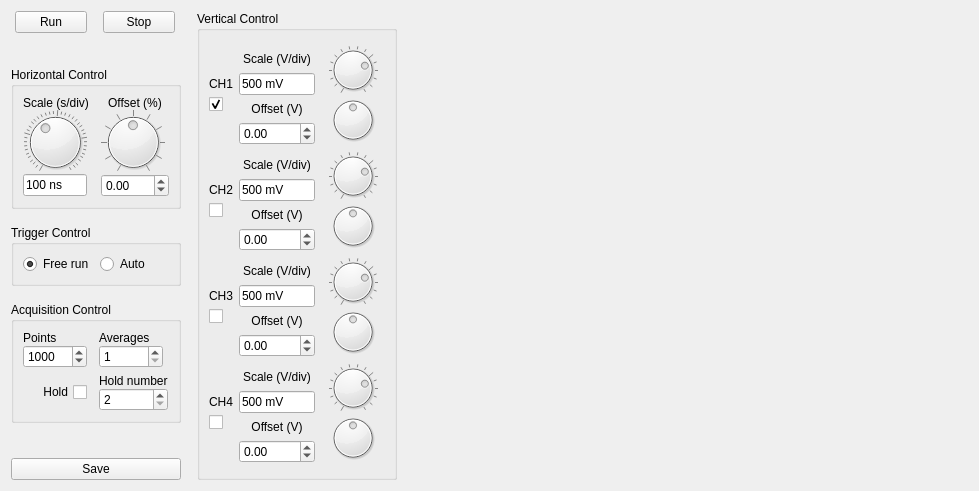
<?xml version="1.0" encoding="UTF-8"?>
<ui version="4.0">
 <class>Oscilloscope</class>
 <widget class="QWidget" name="Oscilloscope">
  <property name="geometry">
   <rect>
    <x>0</x>
    <y>0</y>
    <width>979</width>
    <height>491</height>
   </rect>
  </property>
  <property name="windowTitle">
   <string>Oscilloscope - Virtual Telecom Lab</string>
  </property>
  <layout class="QGridLayout" name="gridLayout">
   <item row="0" column="0">
    <layout class="QHBoxLayout" name="horizontalLayout">
     <property name="spacing">
      <number>16</number>
     </property>
     <property name="topMargin">
      <number>0</number>
     </property>
     <item>
      <layout class="QVBoxLayout" name="verticalLayout_9">
       <property name="sizeConstraint">
        <enum>QLayout::SetMinimumSize</enum>
       </property>
       <property name="leftMargin">
        <number>0</number>
       </property>
       <item>
        <layout class="QHBoxLayout" name="horizontalLayout_2">
         <property name="spacing">
          <number>12</number>
         </property>
         <property name="sizeConstraint">
          <enum>QLayout::SetMinimumSize</enum>
         </property>
         <property name="leftMargin">
          <number>0</number>
         </property>
         <property name="rightMargin">
          <number>0</number>
         </property>
         <item>
          <widget class="QPushButton" name="startBut">
           <property name="sizePolicy">
            <sizepolicy hsizetype="Minimum" vsizetype="Fixed">
             <horstretch>0</horstretch>
             <verstretch>0</verstretch>
            </sizepolicy>
           </property>
           <property name="minimumSize">
            <size>
             <width>0</width>
             <height>0</height>
            </size>
           </property>
           <property name="maximumSize">
            <size>
             <width>72</width>
             <height>16777215</height>
            </size>
           </property>
           <property name="text">
            <string>Run</string>
           </property>
          </widget>
         </item>
         <item>
          <widget class="QPushButton" name="stopBut">
           <property name="sizePolicy">
            <sizepolicy hsizetype="Minimum" vsizetype="Fixed">
             <horstretch>0</horstretch>
             <verstretch>0</verstretch>
            </sizepolicy>
           </property>
           <property name="minimumSize">
            <size>
             <width>0</width>
             <height>0</height>
            </size>
           </property>
           <property name="maximumSize">
            <size>
             <width>72</width>
             <height>16777215</height>
            </size>
           </property>
           <property name="text">
            <string>Stop</string>
           </property>
          </widget>
         </item>
        </layout>
       </item>
       <item>
        <spacer name="verticalSpacer_9">
         <property name="orientation">
          <enum>Qt::Vertical</enum>
         </property>
         <property name="sizeHint" stdset="0">
          <size>
           <width>20</width>
           <height>40</height>
          </size>
         </property>
        </spacer>
       </item>
       <item>
        <widget class="QGroupBox" name="groupBox">
         <property name="sizePolicy">
          <sizepolicy hsizetype="Minimum" vsizetype="Preferred">
           <horstretch>0</horstretch>
           <verstretch>0</verstretch>
          </sizepolicy>
         </property>
         <property name="title">
          <string>Horizontal Control</string>
         </property>
         <layout class="QGridLayout" name="gridLayout_2">
          <property name="horizontalSpacing">
           <number>12</number>
          </property>
          <property name="verticalSpacing">
           <number>0</number>
          </property>
          <item row="1" column="0">
           <widget class="QDial" name="hscaleDial">
            <property name="sizePolicy">
             <sizepolicy hsizetype="Minimum" vsizetype="Minimum">
              <horstretch>0</horstretch>
              <verstretch>0</verstretch>
             </sizepolicy>
            </property>
            <property name="maximumSize">
             <size>
              <width>64</width>
              <height>64</height>
             </size>
            </property>
            <property name="maximum">
             <number>39</number>
            </property>
            <property name="value">
             <number>15</number>
            </property>
            <property name="notchTarget">
             <double>1.000000000000000</double>
            </property>
            <property name="notchesVisible">
             <bool>true</bool>
            </property>
           </widget>
          </item>
          <item row="0" column="0">
           <widget class="QLabel" name="label">
            <property name="text">
             <string>Scale (s/div)</string>
            </property>
            <property name="alignment">
             <set>Qt::AlignCenter</set>
            </property>
           </widget>
          </item>
          <item row="0" column="1">
           <widget class="QLabel" name="label_2">
            <property name="text">
             <string>Offset (%)</string>
            </property>
            <property name="alignment">
             <set>Qt::AlignCenter</set>
            </property>
           </widget>
          </item>
          <item row="1" column="1">
           <widget class="QDial" name="hoffsetDial">
            <property name="sizePolicy">
             <sizepolicy hsizetype="Minimum" vsizetype="Minimum">
              <horstretch>0</horstretch>
              <verstretch>0</verstretch>
             </sizepolicy>
            </property>
            <property name="maximumSize">
             <size>
              <width>64</width>
              <height>64</height>
             </size>
            </property>
            <property name="minimum">
             <number>-1000</number>
            </property>
            <property name="maximum">
             <number>1000</number>
            </property>
            <property name="singleStep">
             <number>10</number>
            </property>
            <property name="pageStep">
             <number>100</number>
            </property>
            <property name="notchTarget">
             <double>10.000000000000000</double>
            </property>
            <property name="notchesVisible">
             <bool>true</bool>
            </property>
           </widget>
          </item>
          <item row="2" column="0">
           <widget class="QLineEdit" name="hscaleInd">
            <property name="sizePolicy">
             <sizepolicy hsizetype="Minimum" vsizetype="Fixed">
              <horstretch>0</horstretch>
              <verstretch>0</verstretch>
             </sizepolicy>
            </property>
            <property name="maximumSize">
             <size>
              <width>64</width>
              <height>16777215</height>
             </size>
            </property>
            <property name="text">
             <string>100 ns</string>
            </property>
            <property name="readOnly">
             <bool>true</bool>
            </property>
           </widget>
          </item>
          <item row="2" column="1">
           <widget class="QDoubleSpinBox" name="hoffsetSpin">
            <property name="keyboardTracking">
             <bool>false</bool>
            </property>
            <property name="minimum">
             <double>-100.000000000000000</double>
            </property>
            <property name="maximum">
             <double>100.000000000000000</double>
            </property>
           </widget>
          </item>
         </layout>
        </widget>
       </item>
       <item>
        <widget class="QGroupBox" name="groupBox_2">
         <property name="sizePolicy">
          <sizepolicy hsizetype="Minimum" vsizetype="Preferred">
           <horstretch>0</horstretch>
           <verstretch>0</verstretch>
          </sizepolicy>
         </property>
         <property name="title">
          <string>Trigger Control</string>
         </property>
         <layout class="QGridLayout" name="gridLayout_3">
          <item row="0" column="0">
           <widget class="QRadioButton" name="triggerfreeRadio">
            <property name="text">
             <string>Free run</string>
            </property>
            <property name="checked">
             <bool>true</bool>
            </property>
           </widget>
          </item>
          <item row="0" column="1">
           <widget class="QRadioButton" name="triggerautoRadio">
            <property name="text">
             <string>Auto</string>
            </property>
           </widget>
          </item>
         </layout>
        </widget>
       </item>
       <item>
        <widget class="QGroupBox" name="groupBox_3">
         <property name="sizePolicy">
          <sizepolicy hsizetype="Minimum" vsizetype="Preferred">
           <horstretch>0</horstretch>
           <verstretch>0</verstretch>
          </sizepolicy>
         </property>
         <property name="title">
          <string>Acquisition Control</string>
         </property>
         <layout class="QGridLayout" name="gridLayout_4">
          <property name="horizontalSpacing">
           <number>12</number>
          </property>
          <property name="verticalSpacing">
           <number>6</number>
          </property>
          <item row="2" column="0">
           <widget class="QCheckBox" name="holdCheck">
            <property name="layoutDirection">
             <enum>Qt::RightToLeft</enum>
            </property>
            <property name="text">
             <string>Hold</string>
            </property>
           </widget>
          </item>
          <item row="1" column="2">
           <layout class="QVBoxLayout" name="verticalLayout">
            <property name="spacing">
             <number>0</number>
            </property>
            <item>
             <widget class="QLabel" name="label_16">
              <property name="text">
               <string>Averages</string>
              </property>
             </widget>
            </item>
            <item>
             <widget class="QSpinBox" name="avgSpin">
              <property name="maximumSize">
               <size>
                <width>64</width>
                <height>16777215</height>
               </size>
              </property>
              <property name="keyboardTracking">
               <bool>false</bool>
              </property>
              <property name="minimum">
               <number>1</number>
              </property>
              <property name="maximum">
               <number>1024</number>
              </property>
             </widget>
            </item>
           </layout>
          </item>
          <item row="1" column="0">
           <layout class="QVBoxLayout" name="verticalLayout_2">
            <property name="spacing">
             <number>0</number>
            </property>
            <item>
             <widget class="QLabel" name="label_15">
              <property name="text">
               <string>Points</string>
              </property>
             </widget>
            </item>
            <item>
             <widget class="QSpinBox" name="pointsSpin">
              <property name="maximumSize">
               <size>
                <width>64</width>
                <height>16777215</height>
               </size>
              </property>
              <property name="keyboardTracking">
               <bool>false</bool>
              </property>
              <property name="minimum">
               <number>100</number>
              </property>
              <property name="maximum">
               <number>10000</number>
              </property>
              <property name="value">
               <number>1000</number>
              </property>
             </widget>
            </item>
           </layout>
          </item>
          <item row="2" column="2">
           <layout class="QVBoxLayout" name="verticalLayout_3">
            <property name="spacing">
             <number>0</number>
            </property>
            <item>
             <widget class="QLabel" name="label_17">
              <property name="text">
               <string>Hold number</string>
              </property>
             </widget>
            </item>
            <item>
             <widget class="QSpinBox" name="holdSpin">
              <property name="keyboardTracking">
               <bool>false</bool>
              </property>
              <property name="minimum">
               <number>2</number>
              </property>
              <property name="maximum">
               <number>1024</number>
              </property>
             </widget>
            </item>
           </layout>
          </item>
         </layout>
        </widget>
       </item>
       <item>
        <spacer name="verticalSpacer_10">
         <property name="orientation">
          <enum>Qt::Vertical</enum>
         </property>
         <property name="sizeHint" stdset="0">
          <size>
           <width>20</width>
           <height>40</height>
          </size>
         </property>
        </spacer>
       </item>
       <item>
        <widget class="QPushButton" name="saveBut">
         <property name="maximumSize">
          <size>
           <width>256</width>
           <height>16777215</height>
          </size>
         </property>
         <property name="text">
          <string>Save</string>
         </property>
        </widget>
       </item>
      </layout>
     </item>
     <item>
      <widget class="QGroupBox" name="groupBox_5">
       <property name="title">
        <string>Vertical Control</string>
       </property>
       <layout class="QGridLayout" name="gridLayout_6">
        <item row="0" column="1">
         <spacer name="verticalSpacer_11">
          <property name="orientation">
           <enum>Qt::Vertical</enum>
          </property>
          <property name="sizeHint" stdset="0">
           <size>
            <width>20</width>
            <height>40</height>
           </size>
          </property>
         </spacer>
        </item>
        <item row="5" column="1">
         <spacer name="verticalSpacer_12">
          <property name="orientation">
           <enum>Qt::Vertical</enum>
          </property>
          <property name="sizeHint" stdset="0">
           <size>
            <width>20</width>
            <height>40</height>
           </size>
          </property>
         </spacer>
        </item>
        <item row="2" column="1">
         <layout class="QGridLayout" name="gridLayout_7">
          <property name="verticalSpacing">
           <number>0</number>
          </property>
          <item row="1" column="1">
           <widget class="QDial" name="ch2offsDial">
            <property name="maximumSize">
             <size>
              <width>64</width>
              <height>64</height>
             </size>
            </property>
            <property name="minimum">
             <number>-1000</number>
            </property>
            <property name="maximum">
             <number>1000</number>
            </property>
           </widget>
          </item>
          <item row="0" column="1">
           <widget class="QDial" name="ch2scaleDial">
            <property name="maximumSize">
             <size>
              <width>64</width>
              <height>64</height>
             </size>
            </property>
            <property name="maximum">
             <number>15</number>
            </property>
            <property name="value">
             <number>11</number>
            </property>
            <property name="notchTarget">
             <double>1.000000000000000</double>
            </property>
            <property name="notchesVisible">
             <bool>true</bool>
            </property>
           </widget>
          </item>
          <item row="0" column="0">
           <layout class="QVBoxLayout" name="verticalLayout_13">
            <item>
             <widget class="QLabel" name="label_10">
              <property name="sizePolicy">
               <sizepolicy hsizetype="Minimum" vsizetype="Preferred">
                <horstretch>0</horstretch>
                <verstretch>0</verstretch>
               </sizepolicy>
              </property>
              <property name="maximumSize">
               <size>
                <width>76</width>
                <height>16777215</height>
               </size>
              </property>
              <property name="text">
               <string>Scale (V/div)</string>
              </property>
              <property name="alignment">
               <set>Qt::AlignCenter</set>
              </property>
             </widget>
            </item>
            <item>
             <widget class="QLineEdit" name="ch2scaleInd">
              <property name="sizePolicy">
               <sizepolicy hsizetype="Minimum" vsizetype="Fixed">
                <horstretch>0</horstretch>
                <verstretch>0</verstretch>
               </sizepolicy>
              </property>
              <property name="maximumSize">
               <size>
                <width>76</width>
                <height>16777215</height>
               </size>
              </property>
              <property name="text">
               <string>500 mV</string>
              </property>
              <property name="readOnly">
               <bool>true</bool>
              </property>
             </widget>
            </item>
           </layout>
          </item>
          <item row="1" column="0">
           <layout class="QVBoxLayout" name="verticalLayout_14">
            <item>
             <widget class="QLabel" name="label_9">
              <property name="sizePolicy">
               <sizepolicy hsizetype="Minimum" vsizetype="Preferred">
                <horstretch>0</horstretch>
                <verstretch>0</verstretch>
               </sizepolicy>
              </property>
              <property name="maximumSize">
               <size>
                <width>76</width>
                <height>16777215</height>
               </size>
              </property>
              <property name="text">
               <string>Offset (V)</string>
              </property>
              <property name="alignment">
               <set>Qt::AlignCenter</set>
              </property>
             </widget>
            </item>
            <item>
             <widget class="QDoubleSpinBox" name="ch2offsSpin">
              <property name="keyboardTracking">
               <bool>false</bool>
              </property>
              <property name="minimum">
               <double>-100.000000000000000</double>
              </property>
              <property name="maximum">
               <double>100.000000000000000</double>
              </property>
              <property name="singleStep">
               <double>0.100000000000000</double>
              </property>
             </widget>
            </item>
           </layout>
          </item>
         </layout>
        </item>
        <item row="4" column="0">
         <layout class="QVBoxLayout" name="verticalLayout_10">
          <item>
           <spacer name="verticalSpacer_7">
            <property name="orientation">
             <enum>Qt::Vertical</enum>
            </property>
            <property name="sizeHint" stdset="0">
             <size>
              <width>20</width>
              <height>40</height>
             </size>
            </property>
           </spacer>
          </item>
          <item>
           <widget class="QLabel" name="label_6">
            <property name="text">
             <string>CH4</string>
            </property>
           </widget>
          </item>
          <item>
           <widget class="QCheckBox" name="ch4Check">
            <property name="sizePolicy">
             <sizepolicy hsizetype="Minimum" vsizetype="Preferred">
              <horstretch>0</horstretch>
              <verstretch>0</verstretch>
             </sizepolicy>
            </property>
            <property name="text">
             <string/>
            </property>
           </widget>
          </item>
          <item>
           <spacer name="verticalSpacer_8">
            <property name="orientation">
             <enum>Qt::Vertical</enum>
            </property>
            <property name="sizeHint" stdset="0">
             <size>
              <width>20</width>
              <height>40</height>
             </size>
            </property>
           </spacer>
          </item>
         </layout>
        </item>
        <item row="3" column="1">
         <layout class="QGridLayout" name="gridLayout_8">
          <property name="verticalSpacing">
           <number>0</number>
          </property>
          <item row="0" column="1">
           <widget class="QDial" name="ch3scaleDial">
            <property name="maximumSize">
             <size>
              <width>64</width>
              <height>64</height>
             </size>
            </property>
            <property name="maximum">
             <number>15</number>
            </property>
            <property name="value">
             <number>11</number>
            </property>
            <property name="notchTarget">
             <double>1.000000000000000</double>
            </property>
            <property name="notchesVisible">
             <bool>true</bool>
            </property>
           </widget>
          </item>
          <item row="1" column="1">
           <widget class="QDial" name="ch3offsDial">
            <property name="maximumSize">
             <size>
              <width>64</width>
              <height>64</height>
             </size>
            </property>
            <property name="minimum">
             <number>-1000</number>
            </property>
            <property name="maximum">
             <number>1000</number>
            </property>
           </widget>
          </item>
          <item row="0" column="0">
           <layout class="QVBoxLayout" name="verticalLayout_15">
            <item>
             <widget class="QLabel" name="label_8">
              <property name="sizePolicy">
               <sizepolicy hsizetype="Minimum" vsizetype="Preferred">
                <horstretch>0</horstretch>
                <verstretch>0</verstretch>
               </sizepolicy>
              </property>
              <property name="maximumSize">
               <size>
                <width>76</width>
                <height>16777215</height>
               </size>
              </property>
              <property name="text">
               <string>Scale (V/div)</string>
              </property>
              <property name="alignment">
               <set>Qt::AlignCenter</set>
              </property>
             </widget>
            </item>
            <item>
             <widget class="QLineEdit" name="ch3scaleInd">
              <property name="sizePolicy">
               <sizepolicy hsizetype="Minimum" vsizetype="Fixed">
                <horstretch>0</horstretch>
                <verstretch>0</verstretch>
               </sizepolicy>
              </property>
              <property name="maximumSize">
               <size>
                <width>76</width>
                <height>16777215</height>
               </size>
              </property>
              <property name="text">
               <string>500 mV</string>
              </property>
              <property name="readOnly">
               <bool>true</bool>
              </property>
             </widget>
            </item>
           </layout>
          </item>
          <item row="1" column="0">
           <layout class="QVBoxLayout" name="verticalLayout_16">
            <item>
             <widget class="QLabel" name="label_7">
              <property name="sizePolicy">
               <sizepolicy hsizetype="Minimum" vsizetype="Preferred">
                <horstretch>0</horstretch>
                <verstretch>0</verstretch>
               </sizepolicy>
              </property>
              <property name="maximumSize">
               <size>
                <width>76</width>
                <height>16777215</height>
               </size>
              </property>
              <property name="text">
               <string>Offset (V)</string>
              </property>
              <property name="alignment">
               <set>Qt::AlignCenter</set>
              </property>
             </widget>
            </item>
            <item>
             <widget class="QDoubleSpinBox" name="ch3offsSpin">
              <property name="keyboardTracking">
               <bool>false</bool>
              </property>
              <property name="minimum">
               <double>-100.000000000000000</double>
              </property>
              <property name="maximum">
               <double>100.000000000000000</double>
              </property>
              <property name="singleStep">
               <double>0.100000000000000</double>
              </property>
             </widget>
            </item>
           </layout>
          </item>
         </layout>
        </item>
        <item row="1" column="1">
         <layout class="QGridLayout" name="gridLayout_5">
          <property name="verticalSpacing">
           <number>0</number>
          </property>
          <item row="2" column="1">
           <widget class="QDial" name="ch1offsDial">
            <property name="maximumSize">
             <size>
              <width>64</width>
              <height>64</height>
             </size>
            </property>
            <property name="minimum">
             <number>-1000</number>
            </property>
            <property name="maximum">
             <number>1000</number>
            </property>
           </widget>
          </item>
          <item row="0" column="1">
           <widget class="QDial" name="ch1scaleDial">
            <property name="maximumSize">
             <size>
              <width>64</width>
              <height>64</height>
             </size>
            </property>
            <property name="maximum">
             <number>15</number>
            </property>
            <property name="value">
             <number>11</number>
            </property>
            <property name="notchTarget">
             <double>1.000000000000000</double>
            </property>
            <property name="notchesVisible">
             <bool>true</bool>
            </property>
           </widget>
          </item>
          <item row="0" column="0">
           <layout class="QVBoxLayout" name="verticalLayout_5">
            <item>
             <widget class="QLabel" name="label_14">
              <property name="sizePolicy">
               <sizepolicy hsizetype="Minimum" vsizetype="Preferred">
                <horstretch>0</horstretch>
                <verstretch>0</verstretch>
               </sizepolicy>
              </property>
              <property name="maximumSize">
               <size>
                <width>76</width>
                <height>16777215</height>
               </size>
              </property>
              <property name="text">
               <string>Scale (V/div)</string>
              </property>
              <property name="alignment">
               <set>Qt::AlignCenter</set>
              </property>
             </widget>
            </item>
            <item>
             <widget class="QLineEdit" name="ch1scaleInd">
              <property name="sizePolicy">
               <sizepolicy hsizetype="Minimum" vsizetype="Fixed">
                <horstretch>0</horstretch>
                <verstretch>0</verstretch>
               </sizepolicy>
              </property>
              <property name="maximumSize">
               <size>
                <width>76</width>
                <height>16777215</height>
               </size>
              </property>
              <property name="text">
               <string>500 mV</string>
              </property>
              <property name="readOnly">
               <bool>true</bool>
              </property>
             </widget>
            </item>
           </layout>
          </item>
          <item row="2" column="0">
           <layout class="QVBoxLayout" name="verticalLayout_12">
            <item>
             <widget class="QLabel" name="label_13">
              <property name="sizePolicy">
               <sizepolicy hsizetype="Minimum" vsizetype="Preferred">
                <horstretch>0</horstretch>
                <verstretch>0</verstretch>
               </sizepolicy>
              </property>
              <property name="maximumSize">
               <size>
                <width>76</width>
                <height>16777215</height>
               </size>
              </property>
              <property name="text">
               <string>Offset (V)</string>
              </property>
              <property name="alignment">
               <set>Qt::AlignCenter</set>
              </property>
             </widget>
            </item>
            <item>
             <widget class="QDoubleSpinBox" name="ch1offsSpin">
              <property name="keyboardTracking">
               <bool>false</bool>
              </property>
              <property name="minimum">
               <double>-100.000000000000000</double>
              </property>
              <property name="maximum">
               <double>100.000000000000000</double>
              </property>
              <property name="singleStep">
               <double>0.100000000000000</double>
              </property>
             </widget>
            </item>
           </layout>
          </item>
         </layout>
        </item>
        <item row="3" column="0">
         <layout class="QVBoxLayout" name="verticalLayout_8">
          <item>
           <spacer name="verticalSpacer_5">
            <property name="orientation">
             <enum>Qt::Vertical</enum>
            </property>
            <property name="sizeHint" stdset="0">
             <size>
              <width>20</width>
              <height>40</height>
             </size>
            </property>
           </spacer>
          </item>
          <item>
           <widget class="QLabel" name="label_5">
            <property name="sizePolicy">
             <sizepolicy hsizetype="Preferred" vsizetype="Minimum">
              <horstretch>0</horstretch>
              <verstretch>0</verstretch>
             </sizepolicy>
            </property>
            <property name="text">
             <string>CH3</string>
            </property>
           </widget>
          </item>
          <item>
           <widget class="QCheckBox" name="ch3Check">
            <property name="sizePolicy">
             <sizepolicy hsizetype="Minimum" vsizetype="Preferred">
              <horstretch>0</horstretch>
              <verstretch>0</verstretch>
             </sizepolicy>
            </property>
            <property name="text">
             <string/>
            </property>
           </widget>
          </item>
          <item>
           <spacer name="verticalSpacer_6">
            <property name="orientation">
             <enum>Qt::Vertical</enum>
            </property>
            <property name="sizeHint" stdset="0">
             <size>
              <width>20</width>
              <height>40</height>
             </size>
            </property>
           </spacer>
          </item>
         </layout>
        </item>
        <item row="4" column="1">
         <layout class="QGridLayout" name="gridLayout_9">
          <property name="verticalSpacing">
           <number>0</number>
          </property>
          <item row="1" column="1">
           <widget class="QDial" name="ch4offsDial">
            <property name="maximumSize">
             <size>
              <width>64</width>
              <height>64</height>
             </size>
            </property>
            <property name="minimum">
             <number>-1000</number>
            </property>
            <property name="maximum">
             <number>1000</number>
            </property>
            <property name="notchTarget">
             <double>100.000000000000000</double>
            </property>
            <property name="notchesVisible">
             <bool>false</bool>
            </property>
           </widget>
          </item>
          <item row="0" column="1">
           <widget class="QDial" name="ch4scaleDial">
            <property name="maximumSize">
             <size>
              <width>64</width>
              <height>64</height>
             </size>
            </property>
            <property name="maximum">
             <number>15</number>
            </property>
            <property name="value">
             <number>11</number>
            </property>
            <property name="notchTarget">
             <double>1.000000000000000</double>
            </property>
            <property name="notchesVisible">
             <bool>true</bool>
            </property>
           </widget>
          </item>
          <item row="0" column="0">
           <layout class="QVBoxLayout" name="verticalLayout_4">
            <property name="spacing">
             <number>0</number>
            </property>
            <item>
             <widget class="QLabel" name="label_11">
              <property name="sizePolicy">
               <sizepolicy hsizetype="Minimum" vsizetype="Preferred">
                <horstretch>0</horstretch>
                <verstretch>0</verstretch>
               </sizepolicy>
              </property>
              <property name="maximumSize">
               <size>
                <width>76</width>
                <height>16777215</height>
               </size>
              </property>
              <property name="text">
               <string>Scale (V/div)</string>
              </property>
              <property name="alignment">
               <set>Qt::AlignCenter</set>
              </property>
             </widget>
            </item>
            <item>
             <widget class="QLineEdit" name="ch4scaleInd">
              <property name="sizePolicy">
               <sizepolicy hsizetype="Minimum" vsizetype="Fixed">
                <horstretch>0</horstretch>
                <verstretch>0</verstretch>
               </sizepolicy>
              </property>
              <property name="maximumSize">
               <size>
                <width>76</width>
                <height>16777215</height>
               </size>
              </property>
              <property name="text">
               <string>500 mV</string>
              </property>
              <property name="readOnly">
               <bool>true</bool>
              </property>
             </widget>
            </item>
           </layout>
          </item>
          <item row="1" column="0">
           <layout class="QVBoxLayout" name="verticalLayout_6">
            <property name="spacing">
             <number>0</number>
            </property>
            <item>
             <widget class="QLabel" name="label_12">
              <property name="sizePolicy">
               <sizepolicy hsizetype="Minimum" vsizetype="Preferred">
                <horstretch>0</horstretch>
                <verstretch>0</verstretch>
               </sizepolicy>
              </property>
              <property name="maximumSize">
               <size>
                <width>76</width>
                <height>16777215</height>
               </size>
              </property>
              <property name="text">
               <string>Offset (V)</string>
              </property>
              <property name="alignment">
               <set>Qt::AlignCenter</set>
              </property>
             </widget>
            </item>
            <item>
             <widget class="QDoubleSpinBox" name="ch4offsSpin">
              <property name="sizePolicy">
               <sizepolicy hsizetype="Minimum" vsizetype="Fixed">
                <horstretch>0</horstretch>
                <verstretch>0</verstretch>
               </sizepolicy>
              </property>
              <property name="maximumSize">
               <size>
                <width>76</width>
                <height>16777215</height>
               </size>
              </property>
              <property name="keyboardTracking">
               <bool>false</bool>
              </property>
              <property name="minimum">
               <double>-100.000000000000000</double>
              </property>
              <property name="maximum">
               <double>100.000000000000000</double>
              </property>
              <property name="singleStep">
               <double>0.100000000000000</double>
              </property>
             </widget>
            </item>
           </layout>
          </item>
         </layout>
        </item>
        <item row="1" column="0">
         <layout class="QVBoxLayout" name="verticalLayout_7">
          <item>
           <spacer name="verticalSpacer">
            <property name="orientation">
             <enum>Qt::Vertical</enum>
            </property>
            <property name="sizeHint" stdset="0">
             <size>
              <width>20</width>
              <height>40</height>
             </size>
            </property>
           </spacer>
          </item>
          <item>
           <widget class="QLabel" name="label_4">
            <property name="minimumSize">
             <size>
              <width>24</width>
              <height>0</height>
             </size>
            </property>
            <property name="text">
             <string>CH1</string>
            </property>
           </widget>
          </item>
          <item>
           <widget class="QCheckBox" name="ch1Check">
            <property name="sizePolicy">
             <sizepolicy hsizetype="Minimum" vsizetype="Preferred">
              <horstretch>0</horstretch>
              <verstretch>0</verstretch>
             </sizepolicy>
            </property>
            <property name="text">
             <string/>
            </property>
            <property name="checked">
             <bool>true</bool>
            </property>
           </widget>
          </item>
          <item>
           <spacer name="verticalSpacer_2">
            <property name="orientation">
             <enum>Qt::Vertical</enum>
            </property>
            <property name="sizeHint" stdset="0">
             <size>
              <width>20</width>
              <height>40</height>
             </size>
            </property>
           </spacer>
          </item>
         </layout>
        </item>
        <item row="2" column="0">
         <layout class="QVBoxLayout" name="verticalLayout_11">
          <item>
           <spacer name="verticalSpacer_3">
            <property name="orientation">
             <enum>Qt::Vertical</enum>
            </property>
            <property name="sizeHint" stdset="0">
             <size>
              <width>20</width>
              <height>40</height>
             </size>
            </property>
           </spacer>
          </item>
          <item>
           <widget class="QLabel" name="label_3">
            <property name="sizePolicy">
             <sizepolicy hsizetype="Preferred" vsizetype="Minimum">
              <horstretch>0</horstretch>
              <verstretch>0</verstretch>
             </sizepolicy>
            </property>
            <property name="text">
             <string>CH2</string>
            </property>
           </widget>
          </item>
          <item>
           <widget class="QCheckBox" name="ch2Check">
            <property name="sizePolicy">
             <sizepolicy hsizetype="Minimum" vsizetype="Preferred">
              <horstretch>0</horstretch>
              <verstretch>0</verstretch>
             </sizepolicy>
            </property>
            <property name="text">
             <string/>
            </property>
           </widget>
          </item>
          <item>
           <spacer name="verticalSpacer_4">
            <property name="orientation">
             <enum>Qt::Vertical</enum>
            </property>
            <property name="sizeHint" stdset="0">
             <size>
              <width>20</width>
              <height>40</height>
             </size>
            </property>
           </spacer>
          </item>
         </layout>
        </item>
       </layout>
      </widget>
     </item>
     <item>
      <layout class="QGridLayout" name="graphHolder">
       <property name="sizeConstraint">
        <enum>QLayout::SetMaximumSize</enum>
       </property>
       <item row="0" column="0">
        <spacer name="horizontalSpacer">
         <property name="orientation">
          <enum>Qt::Horizontal</enum>
         </property>
         <property name="sizeHint" stdset="0">
          <size>
           <width>40</width>
           <height>20</height>
          </size>
         </property>
        </spacer>
       </item>
      </layout>
     </item>
    </layout>
   </item>
  </layout>
 </widget>
 <resources/>
 <connections/>
</ui>
